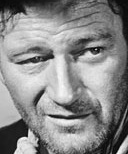
#> input picture gender_dataset_face/man/face_1022.jpg, 128 x 154 px, given in place of the camera
$ python standalone_live_detection.py
#> lines starting #> are read from the running program, lines starting #| are printed output that depends on the picture; after the words box and inside, x2 and y2 are one past the last pixel; in counts of white or black regions, pixels touching at a corner belong together
"""
Standalone Live Webcam Gender Detection
Uses the same logic as polished_gender_detection.py
No backend dependencies - for testing only
"""

import cv2
import numpy as np
import time
from datetime import datetime

class StandaloneLiveDetection:
    def __init__(self):
        # Load Haar cascades
        self.face_cascade = cv2.CascadeClassifier(cv2.data.haarcascades + 'haarcascade_frontalface_default.xml')
        self.eye_cascade = cv2.CascadeClassifier(cv2.data.haarcascades + 'haarcascade_eye.xml')

        # Gender detection parameters (same as polished_gender_detection.py)
        self.female_threshold = 0.40
        self.gender_weights = {
            'face_width': 0.25,
            'eye_spacing': 0.20,
            'jaw_strength': 0.25,
            'cheekbone_position': 0.15,
            'forehead_ratio': 0.15
        }

        # Frame processing settings
        self.frame_interval = 4  # Process every 4 seconds
        self.last_frame_time = 0

        # Initialize camera
        self.cap = cv2.VideoCapture(0)
        if not self.cap.isOpened():
            raise Exception("❌ Cannot open webcam!")

        print("🎥 Webcam initialized successfully!")
        print("💡 Press 'q' to quit, 's' to save frame")

    # [50 lines left out: function analyze_facial_features, not called in this run]

    def detect_gender(self, frame):
        """Detect faces and predict gender"""
        gray = cv2.cvtColor(frame, cv2.COLOR_BGR2GRAY)

        # Detect faces
        faces = self.face_cascade.detectMultiScale(
            gray, scaleFactor=1.1, minNeighbors=5, minSize=(30, 30)
        )

        gender_counts = {'male': 0, 'female': 0, 'unknown': 0}
        confidence_scores = {}

        for (x, y, w, h) in faces:
            face_roi = frame[y:y+h, x:x+w]

            # Detect eyes within face region
            eyes = self.eye_cascade.detectMultiScale(
                gray[y:y+h, x:x+w], scaleFactor=1.1, minNeighbors=3, minSize=(15, 15)
            )

            # Analyze facial features
            gender_score = self.analyze_facial_features(face_roi, eyes, w, h)

            # Predict gender based on threshold
            if gender_score > self.female_threshold:
                gender = 'female'
                confidence = gender_score
                color = (255, 0, 255)  # Magenta for female
            else:
                gender = 'male'
                confidence = 1.0 - gender_score
                color = (0, 165, 255)  # Orange for male

            gender_counts[gender] += 1
            confidence_scores[gender] = confidence

            # Draw bounding box
            cv2.rectangle(frame, (x, y), (x+w, y+h), color, 2)

            # Add gender label
            label = f"{gender.title()}: {confidence:.2f}"
            cv2.putText(frame, label, (x, y-10), cv2.FONT_HERSHEY_SIMPLEX, 0.6, color, 2)

        return len(faces), gender_counts, confidence_scores

    def draw_ui(self, frame, face_count, gender_counts, processing_time):
        """Draw user interface on frame"""
        # Header
        cv2.rectangle(frame, (0, 0), (640, 60), (0, 0, 0), -1)
        cv2.putText(frame, "Live Gender Detection - Bus Safety System",
                   (10, 25), cv2.FONT_HERSHEY_SIMPLEX, 0.7, (255, 255, 255), 2)
        cv2.putText(frame, f"Live Feed - {datetime.now().strftime('%H:%M:%S')}",
                   (10, 50), cv2.FONT_HERSHEY_SIMPLEX, 0.6, (200, 200, 200), 1)

        # Results panel
        panel_y = 80
        cv2.rectangle(frame, (10, panel_y), (300, panel_y + 120), (0, 0, 0), -1)

        # Face count
        cv2.putText(frame, f"Faces Detected: {face_count}", (20, panel_y + 25),
                   cv2.FONT_HERSHEY_SIMPLEX, 0.6, (255, 255, 255), 1)

        # Gender counts with colors
        y_offset = 50
        for gender, count in gender_counts.items():
            if count > 0:
                color = (255, 0, 255) if gender == 'female' else (0, 165, 255) if gender == 'male' else (128, 128, 128)
                cv2.putText(frame, f"{gender.title()}: {count}", (20, panel_y + y_offset),
                           cv2.FONT_HERSHEY_SIMPLEX, 0.6, color, 2)
                y_offset += 25

        # Processing info
        cv2.putText(frame, f"Processing: {processing_time:.2f}s", (20, panel_y + 100),
                   cv2.FONT_HERSHEY_SIMPLEX, 0.5, (200, 200, 200), 1)

        # Frame interval indicator
        time_since_last = time.time() - self.last_frame_time
        if time_since_last < self.frame_interval:
            remaining = self.frame_interval - time_since_last
            cv2.putText(frame, f"Next frame in: {remaining:.1f}s", (320, panel_y + 100),
                       cv2.FONT_HERSHEY_SIMPLEX, 0.5, (0, 255, 255), 1)
        else:
            cv2.putText(frame, "Processing frame...", (320, panel_y + 100),
                       cv2.FONT_HERSHEY_SIMPLEX, 0.5, (0, 255, 0), 1)

        # Footer
        cv2.rectangle(frame, (0, 420), (640, 480), (0, 0, 0), -1)
        cv2.putText(frame, "Press 'q' to quit, 's' to save frame", (10, 450),
                   cv2.FONT_HERSHEY_SIMPLEX, 0.5, (255, 255, 255), 1)
        cv2.putText(frame, "Frame interval: 4s | Memory optimized", (10, 470),
                   cv2.FONT_HERSHEY_SIMPLEX, 0.5, (200, 200, 200), 1)

    def run(self):
        """Main detection loop"""
        print("🚀 Starting standalone live detection...")

        # Initialize variables
        face_count = 0
        gender_counts = {'male': 0, 'female': 0, 'unknown': 0}
        processing_time = 0.0

        try:
            while True:
                ret, frame = self.cap.read()
                if not ret:
                    print("❌ Failed to grab frame")
                    break

                current_time = time.time()

                # Process frame every 4 seconds to save memory
                if current_time - self.last_frame_time >= self.frame_interval:
                    print("🔍 Processing new frame...")

                    start_time = time.time()
                    face_count, gender_counts, confidence_scores = self.detect_gender(frame)
                    processing_time = time.time() - start_time

                    self.last_frame_time = current_time
                    print(f"✅ Processed {face_count} faces in {processing_time:.2f}s")
                    print(f"📊 Results: {gender_counts}")

                # Draw UI on frame
                self.draw_ui(frame, face_count, gender_counts, processing_time)

                # Display frame
                cv2.imshow('Standalone Live Gender Detection', frame)

                # Handle key presses
                key = cv2.waitKey(1) & 0xFF
                if key == ord('q'):
                    print("🛑 Quitting...")
                    break
                elif key == ord('s'):
                    timestamp = datetime.now().strftime("%Y%m%d_%H%M%S")
                    filename = f"standalone_detection_{timestamp}.jpg"
                    cv2.imwrite(filename, frame)
                    print(f"💾 Saved frame as {filename}")

        except KeyboardInterrupt:
            print("🛑 Interrupted by user")
        except Exception as e:
            print(f"❌ Error in main loop: {e}")
        finally:
            self.cleanup()

    def cleanup(self):
        """Clean up resources"""
        print("🧹 Cleaning up...")
        if self.cap:
            self.cap.release()
        cv2.destroyAllWindows()
        print("✅ Cleanup completed")

def main():
    """Main function"""
    print("🚌 Standalone Live Webcam Gender Detection")
    print("=" * 50)
    print("🎯 Uses the same logic as polished_gender_detection.py")
    print("💾 Processes frames every 4 seconds to save memory")
    print("=" * 50)

    try:
        detector = StandaloneLiveDetection()
        detector.run()
#> in run, frame is the input picture: shape (154, 128, 3); min 2, max 252, mean 137.4
#> in detect_gender, `faces = self.face_cascade.detectMultiScale( gray, scaleFactor=1.1, min..`: faces = ()
#> after the loop in detect_gender, `for (x, y, w, h) in faces:`: confidence_scores = 0 items; gender_counts = {'male': 0, 'female': 0, 'unknown': 0}
#> in run, `face_count, gender_counts, confidence_scores = self.detect_gender(frame)`: face_count = 0; gender_counts = {'male': 0, 'female': 0, 'unknown': 0}; confidence_scores = 0 items
#| ✅ Processed 0 faces in 0.01s
#| 📊 Results: {'male': 0, 'female': 0, 'unknown': 0}
#> in draw_ui, `cv2.rectangle(frame, (0, 0), (640, 60), (0, 0, 0), -1)`:
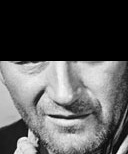
#> frame: shape (154, 128, 3); min 0, max 252, mean 86.7
#> in draw_ui, `cv2.putText(frame, f"Live Feed - {datetime.now().strftime('%H:%M:%S')}..`:
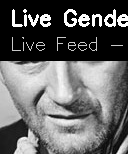
#> frame: shape (154, 128, 3); min 0, max 255, mean 99.2
#> in draw_ui, `cv2.rectangle(frame, (10, panel_y), (300, panel_y + 120), (0, 0, 0), -1)`:
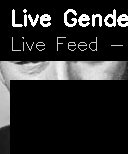
#> frame: shape (154, 128, 3); min 0, max 255, mean 39.5
#> in draw_ui, `cv2.putText(frame, f"Faces Detected: {face_count}", (20, panel_y + 25)..`:
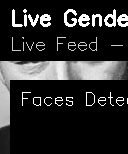
#> frame: shape (154, 128, 3); 1.22% of pixels changed, all inside (x1, y1, x2, y2) = (22, 92, 128, 106)
#> the loop in draw_ui, `for gender, count in gender_counts.items():` made 3 passes
#> gender on passes 1 to 3: 'male', 'female', 'unknown'
#> after the loop in draw_ui, `for gender, count in gender_counts.items():`: y_offset = 50
#> (key q is pressed here)
    except Exception as e:
        print(f"❌ Failed to start: {e}")

if __name__ == "__main__":
    main()

$ run again, on gender_dataset_face/man/face_1036.jpg
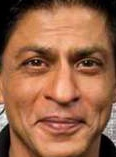
#> input picture gender_dataset_face/man/face_1036.jpg, 116 x 157 px, given in place of the camera
#> in run, frame is the input picture: shape (157, 116, 3); mean B, G, R 72.9, 101.6, 153.5
#> in detect_gender, `gray = cv2.cvtColor(frame, cv2.COLOR_BGR2GRAY)`:
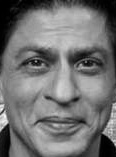
#> gray: shape (157, 116); min 0, max 251, mean 113.9
#> faces = ()
#> after the loop in detect_gender, `for (x, y, w, h) in faces:`: confidence_scores = 0 items; gender_counts = {'male': 0, 'female': 0, 'unknown': 0}
#> in run, `face_count, gender_counts, confidence_scores = self.detect_gender(frame)`: face_count = 0; gender_counts = {'male': 0, 'female': 0, 'unknown': 0}; confidence_scores = 0 items
#| ✅ Processed 0 faces in 0.01s
#| 📊 Results: {'male': 0, 'female': 0, 'unknown': 0}
#> in draw_ui, `cv2.putText(frame, f"Faces Detected: {face_count}", (20, panel_y + 25)..`:
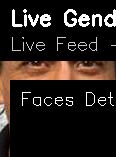
#> frame: shape (157, 116, 3); mean B, G, R 26.4, 30.9, 38.9
#> the loop in draw_ui, `for gender, count in gender_counts.items():` made 3 passes
#> gender on passes 1 to 3: 'male', 'female', 'unknown'
#> after the loop in draw_ui, `for gender, count in gender_counts.items():`: y_offset = 50

$ run again, on gender_dataset_face/man/face_1074.jpg
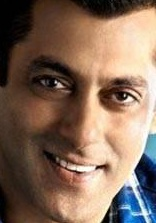
#> input picture gender_dataset_face/man/face_1074.jpg, 156 x 223 px, given in place of the camera
#> in run, frame is the input picture: shape (223, 156, 3); mean B, G, R 89.7, 106.1, 130.6
#> in detect_gender, `gray = cv2.cvtColor(frame, cv2.COLOR_BGR2GRAY)`:
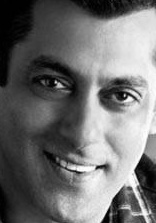
#> gray: shape (223, 156); min 0, max 255, mean 111.6
#> faces = ()
#> after the loop in detect_gender, `for (x, y, w, h) in faces:`: confidence_scores = 0 items; gender_counts = {'male': 0, 'female': 0, 'unknown': 0}
#> in run, `face_count, gender_counts, confidence_scores = self.detect_gender(frame)`: face_count = 0; gender_counts = {'male': 0, 'female': 0, 'unknown': 0}; confidence_scores = 0 items
#| ✅ Processed 0 faces in 0.01s
#| 📊 Results: {'male': 0, 'female': 0, 'unknown': 0}
#> the loop in draw_ui, `for gender, count in gender_counts.items():` made 3 passes
#> gender on passes 1 to 3: 'male', 'female', 'unknown'
#> after the loop in draw_ui, `for gender, count in gender_counts.items():`: y_offset = 50
#> in draw_ui, `cv2.putText(frame, f"Processing: {processing_time:.2f}s", (20, panel_y..`:
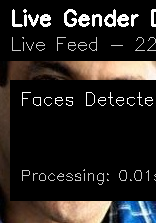
#> frame: shape (223, 156, 3); mean B, G, R 31.4, 33.7, 37.1

$ run again, on gender_dataset_face/man/face_1084.jpg
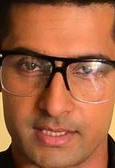
#> input picture gender_dataset_face/man/face_1084.jpg, 115 x 168 px, given in place of the camera
#> in run, frame is the input picture: shape (168, 115, 3); mean B, G, R 64.9, 97.8, 162.8
#> in detect_gender, `gray = cv2.cvtColor(frame, cv2.COLOR_BGR2GRAY)`:
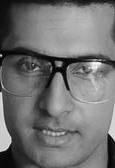
#> gray: shape (168, 115); min 1, max 252, mean 113.5
#> faces = ()
#> after the loop in detect_gender, `for (x, y, w, h) in faces:`: confidence_scores = 0 items; gender_counts = {'male': 0, 'female': 0, 'unknown': 0}
#> in run, `face_count, gender_counts, confidence_scores = self.detect_gender(frame)`: face_count = 0; gender_counts = {'male': 0, 'female': 0, 'unknown': 0}; confidence_scores = 0 items
#| ✅ Processed 0 faces in 0.01s
#| 📊 Results: {'male': 0, 'female': 0, 'unknown': 0}
#> in draw_ui, `cv2.putText(frame, f"Faces Detected: {face_count}", (20, panel_y + 25)..`:
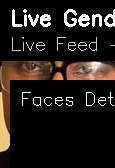
#> frame: shape (168, 115, 3); mean B, G, R 23.9, 28.1, 34.6
#> the loop in draw_ui, `for gender, count in gender_counts.items():` made 3 passes
#> gender on passes 1 to 3: 'male', 'female', 'unknown'
#> after the loop in draw_ui, `for gender, count in gender_counts.items():`: y_offset = 50
